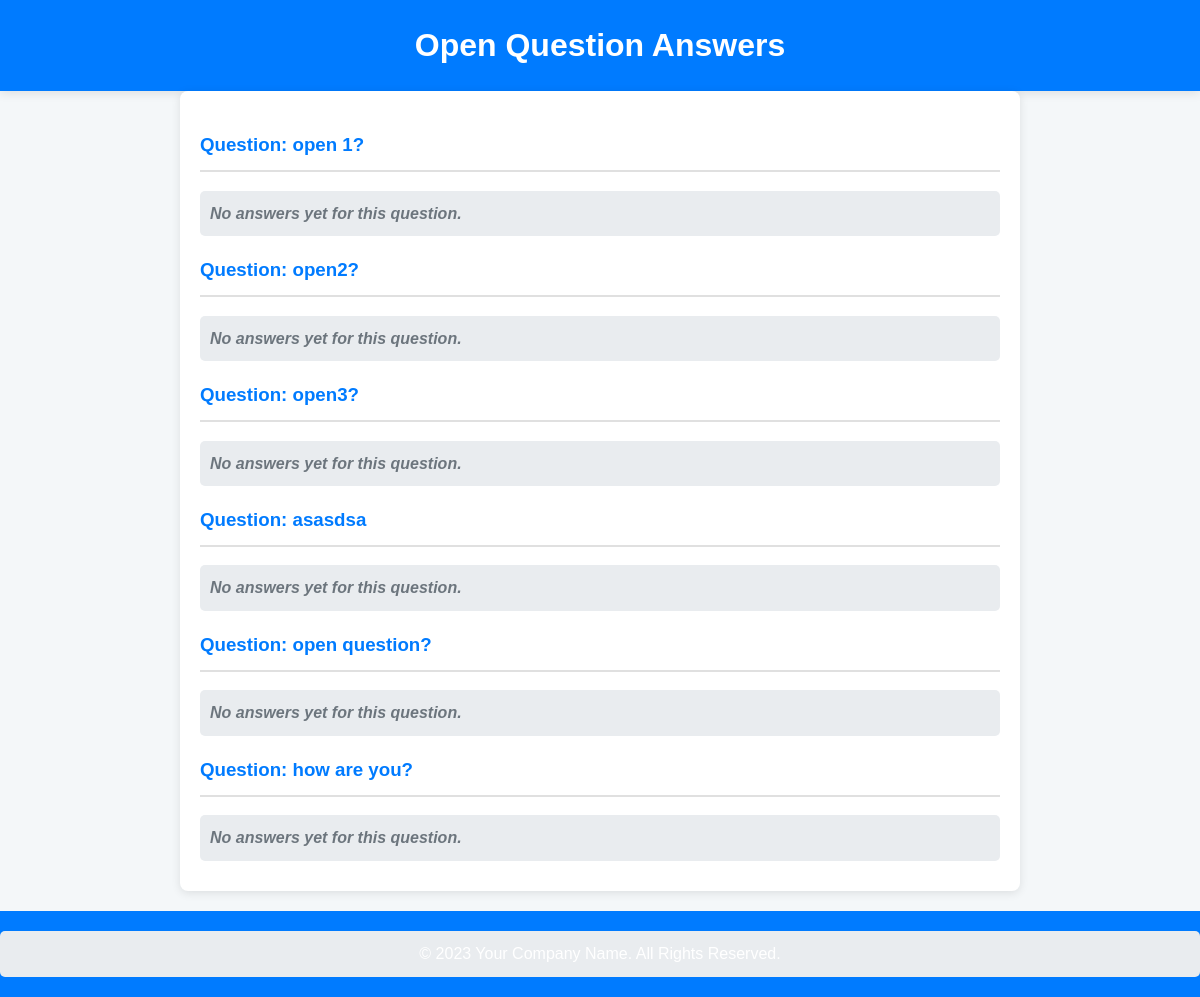
Page /open_question/messages (signed in) on the earlier database version.
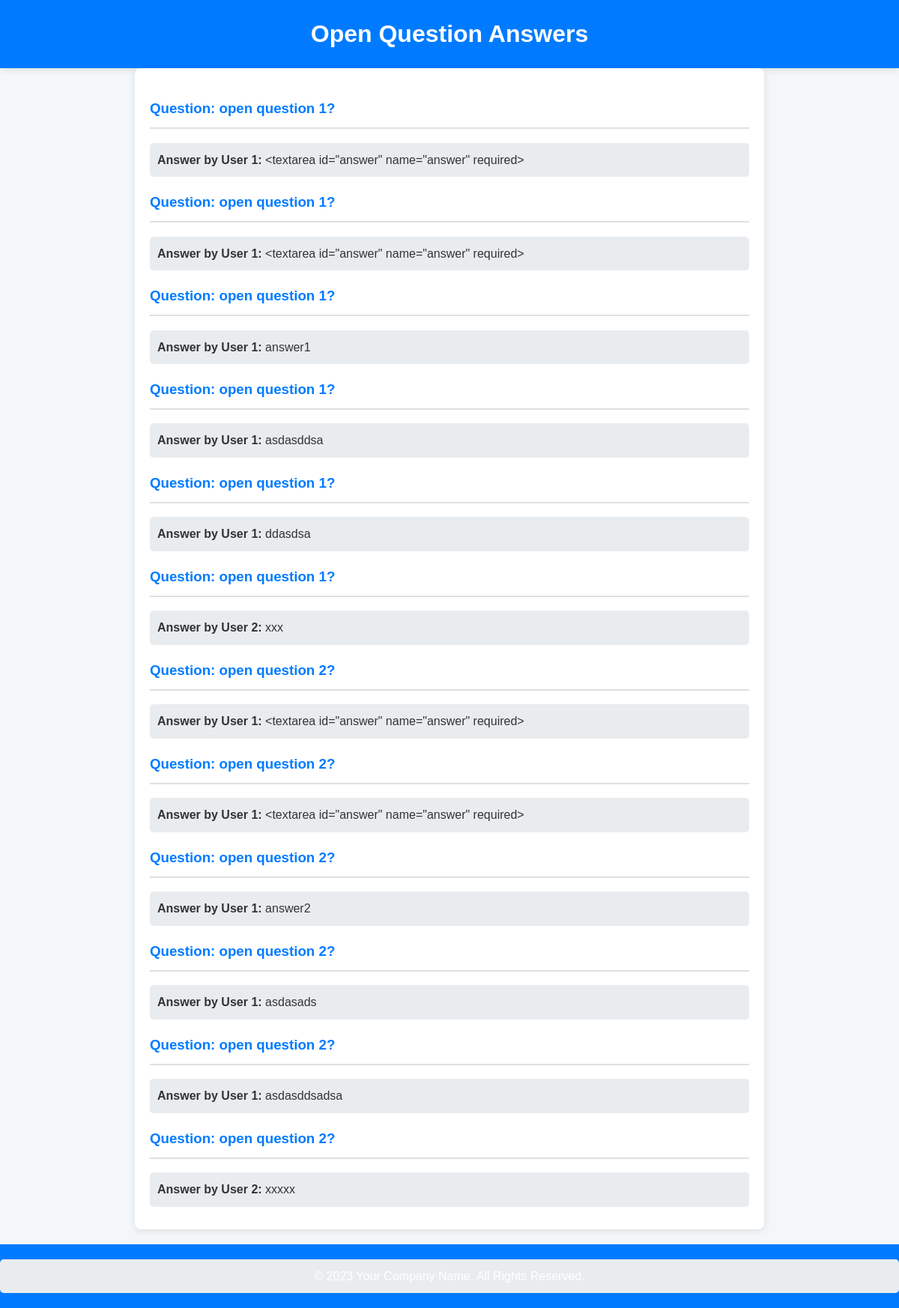
Same page on the later database version.
### app.py (models this page shows)
class OpenQuestion(db.Model):
    __tablename__ = 'open_questions'
    id = db.Column(db.Integer, primary_key=True)
    text = db.Column(db.Text, nullable=False)  # The question text
    created_at = db.Column(db.DateTime, default=datetime.datetime.utcnow)

class UserOpenAnswer(db.Model):
    id = db.Column(db.Integer, primary_key=True)
    question_id = db.Column(db.Integer, db.ForeignKey('open_questions.id'), nullable=False)
    user_id = db.Column(db.Integer, db.ForeignKey('user.id'), nullable=False)
    answer = db.Column(db.String(1000), nullable=False)  # Ensure 'answer' is a string field
    created_at = db.Column(db.DateTime, default=datetime.datetime.utcnow)

### app.py (the view)
@app.route('/open_question/messages', methods=['GET'])
@login_required
def open_question_messages():
    questions_with_answers = db.session.query(OpenQuestion, UserOpenAnswer) \
        .outerjoin(UserOpenAnswer, OpenQuestion.id == UserOpenAnswer.question_id) \
        .all()
    return render_template('answers_open_messages.html', questions_with_answers=questions_with_answers)

### app.py (called while the page is built)
@login_manager.user_loader
def load_user(user_id):
    return db.session.get(User, int(user_id))

### templates/answers_open_messages.html (shortened to what this page needs)
<!DOCTYPE html><html lang="en"><head><meta charset="UTF-8"><meta name="viewport" content="width=device-width, initial-scale=1.0"><title>Open Question Messages</title></head><body><header><h1>Open Question Answers</h1></header><main><div>
    {% for question, answer in questions_with_answers %}
        <h3>Question: {{ question.text }}</h3>
        {% if answer %}
            <p><strong>Answer by User {{ answer.user_id }}:</strong> {{ answer.answer }}</p>
        {% else %}
            <p class="no-answer"><strong>No answers yet for this question.</strong></p>
        {% endif %}
    {% endfor %}
</div></main><footer><p>&copy; 2023 Your Company Name. All Rights Reserved.</p></footer></body></html>

Differences in the rows shown:
removed OpenQuestion: text "open3?", shows "No answers yet for this question."
removed OpenQuestion: text "asasdsa", shows "No answers yet for this question."
removed OpenQuestion: text "open question?", shows "No answers yet for this question."
removed OpenQuestion: text "how are you?", shows "No answers yet for this question."
now on one of the page's lists (row edited): OpenQuestion: text "open question 1?", user_id "1", answer "<textarea id=\"answer\" name=\"answer\" required>", answer "answer1", answer "asdasddsa", answer "ddasdsa", user_id "2", answer "xxx"
changed OpenQuestion: text "open 1?" → "open question 1?"; user_id (not shown) → "1"; answer (not shown) → "<textarea id=\"answer\" name=\"answer\" required>"; text "No answers yet for this question." → "Answer by User :"
now on one of the page's lists (row edited): OpenQuestion: text "open question 2?", user_id "1", answer "<textarea id=\"answer\" name=\"answer\" required>", answer "answer2", answer "asdasads", answer "asdasddsadsa", user_id "2", answer "xxxxx"
changed OpenQuestion: text "open2?" → "open question 2?"; user_id (not shown) → "1"; answer (not shown) → "<textarea id=\"answer\" name=\"answer\" required>"; text "No answers yet for this question." → "Answer by User :"
